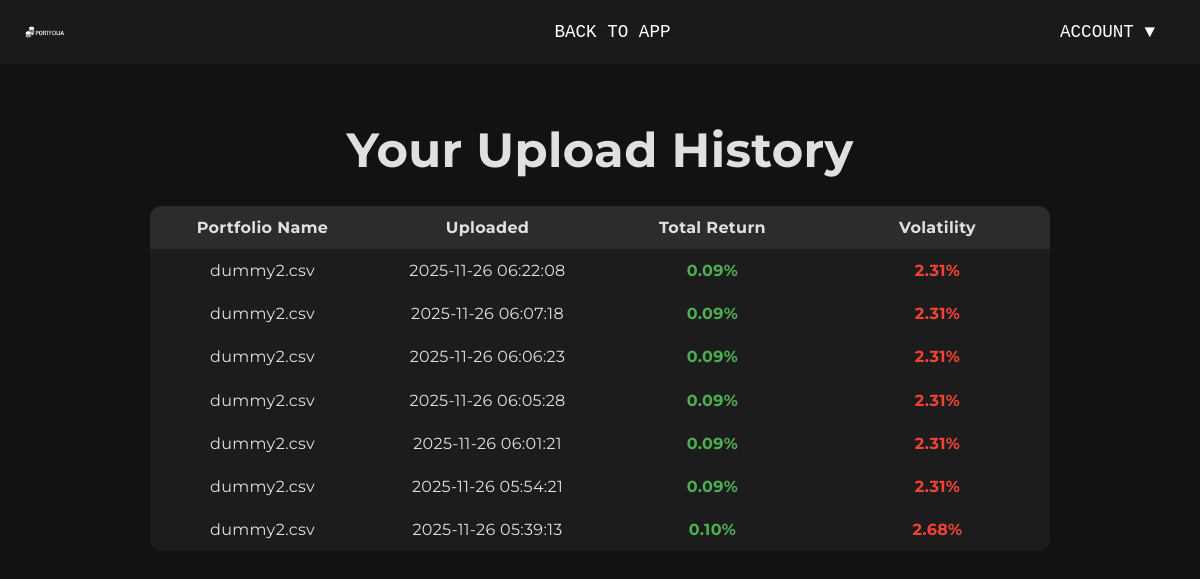
The app's page /history (signed in), older data.
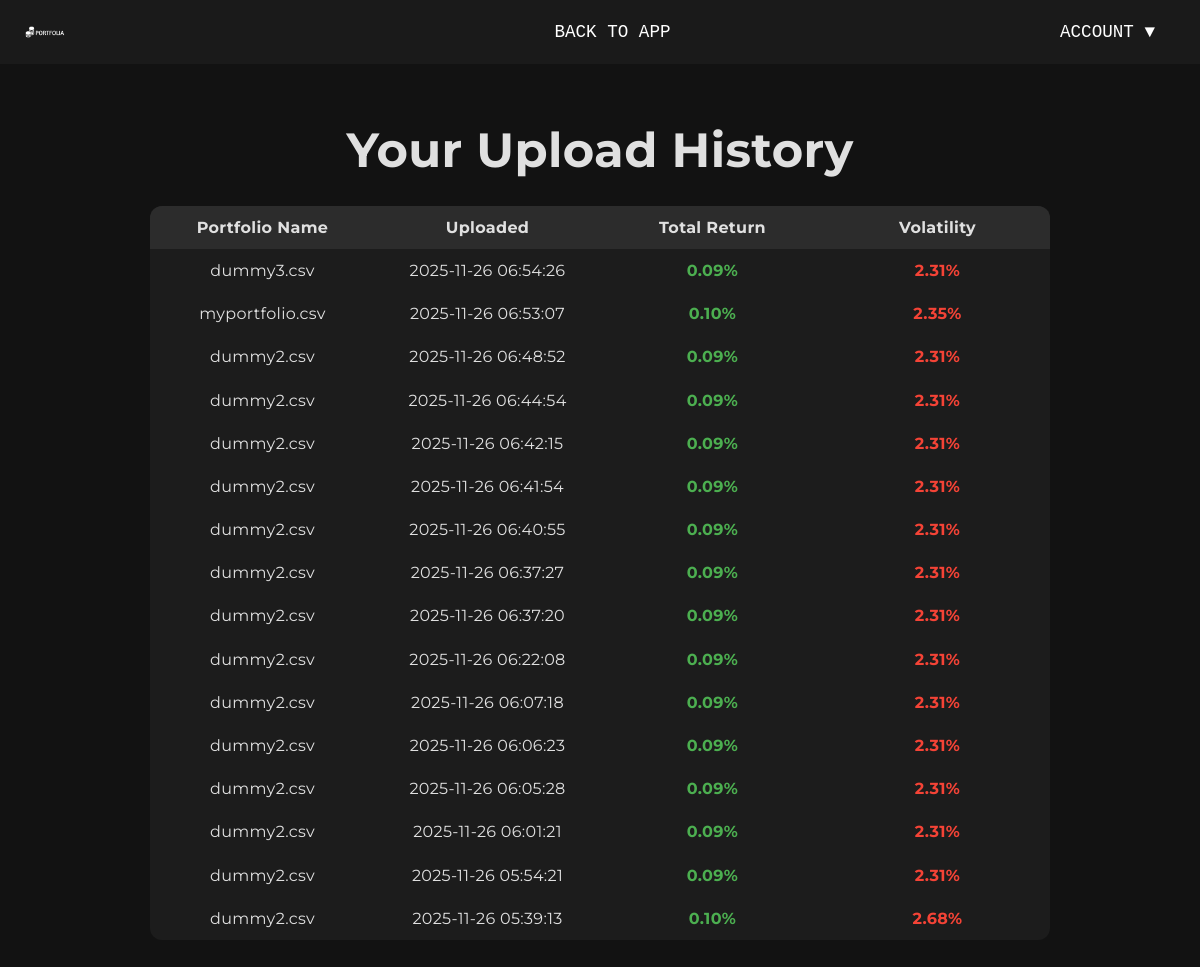
The same page, newer data.
### tables this page shows
CREATE TABLE history (
            id INTEGER PRIMARY KEY AUTOINCREMENT,
            user_id INTEGER,
            filename TEXT,
            total_return REAL,
            volatility REAL,
            upload_time TIMESTAMP DEFAULT CURRENT_TIMESTAMP,
            FOREIGN KEY(user_id) REFERENCES users(id)
        );

### web/app.py (the view)
@app.route('/history')
def history():
    if 'user_id' not in session:
        return redirect(url_for('login_page'))
    conn = sqlite3.connect(DB_PATH)
    c = conn.cursor()
    c.execute("""
        SELECT filename, total_return, volatility, upload_time
        FROM history
        WHERE user_id=?
        ORDER BY upload_time DESC
    """, (session['user_id'],))
    rows = c.fetchall()
    conn.close()
    return render_template("history.html", history=rows)

### web/templates/history.html (shortened to what this page needs)
<!DOCTYPE html>
<html lang="en">
<head>
    <link rel="stylesheet" href="{{ url_for('static', filename='style.css') }}">
</head>
<body>
    <nav class="top-nav">
        <img src="{{ url_for('static', filename='logo.png') }}" class="nav-logo" alt="Portfolia Logo">
        <div class="nav-center">
            <a href="/" style="color: white; text-decoration: none;"><button class="nav-btn">BACK TO APP</button></a>
        </div>
        <div class="account-menu">
            <button id="accountBtn" class="nav-btn">ACCOUNT ▼</button>
        </div>
    </nav>
    <div class="container">
        <h1>Your Upload History</h1>
        {% if history %}
        <table>
            <tr>
                <th>Portfolio Name</th>
                <th>Uploaded</th>
                <th>Total Return</th>
                <th>Volatility</th>
            </tr>
            {% for h in history %}
            <tr>
                <td>{{ h[0] }}</td>
                <td>{{ h[3] }}</td>
                <td class="{{ 'positive' if h[1] >= 0 else 'negative' }}">{{ "%.2f"|format(h[1]) }}%</td>
                <td class="{{ 'negative' if h[2] >= 0 else 'positive' }}">{{ "%.2f"|format(h[2]) }}%</td>
            </tr>
            {% endfor %}
        </table>
        {% else %}
        <p style="text-align: center; color: #888; margin-top: 40px;">No upload history yet. Start by uploading your first portfolio!</p>
        {% endif %}
    </div>
</body>
</html>

### web/static/style.css (style rules this page uses)
body { font-family: 'Montserrat', sans-serif; background-color: #121212; color: #e0e0e0; margin: 0; display: flex; flex-direction: column; min-height: 100vh; transition: background-color 0.5s ease; letter-spacing: 0.02em; line-height: 1.45; }
.container { max-width: 900px; width: 100%; margin: 0 auto; text-align: center; padding: 20px; transition: all 0.5s ease; }
h1 { font-size: 3rem; margin-bottom: 20px; }
.top-nav { display: flex; justify-content: space-between; background-color: #1a1a1a; padding: 10px 25px; font-size: 1.1rem; border-bottom: none; align-items: center; }
.nav-logo { width: 40px; height: auto; }
.nav-center { display: flex; gap: 30px; margin-left: 120px; }
.nav-btn { color: #fff; background: none; border: none; font-family: 'Roboto Mono', monospace; font-size: 1.1rem; margin: 0; padding: 12px 20px; cursor: pointer; transition: background-color 0.3s, color 0.3s, transform 0.2s; }
button { font-family: 'Roboto Mono', monospace; font-size: 1rem; cursor: pointer; outline: none; border: none; transition: all 0.3s ease; }
table { border-collapse: collapse; margin: 20px auto; width: 100%; table-layout: fixed; background-color: #1c1c1c; border-radius: 12px; overflow: hidden; transition: all 0.5s ease; }
th, td { border: none; padding: 10px; text-align: center; position: relative; }
th { background-color: #2c2c2c; }
tr:nth-child(even) td { background-color: #1c1c1c; }
.positive { color: #4caf50; font-weight: bold; }
.negative { color: #f44336; font-weight: bold; }
.account-menu { position: relative; }

Row changes from the older to the newer data that the page shows:
added history: filename "dummy3.csv", upload_time "2025-11-26 06:54:26", total_return "0.09", volatility "2.31"
added history: filename "myportfolio.csv", upload_time "2025-11-26 06:53:07", total_return "0.10", volatility "2.35"
added history: filename "dummy2.csv", upload_time "2025-11-26 06:48:52", total_return "0.09", volatility "2.31"
added history: filename "dummy2.csv", upload_time "2025-11-26 06:44:54", total_return "0.09", volatility "2.31"
added history: filename "dummy2.csv", upload_time "2025-11-26 06:42:15", total_return "0.09", volatility "2.31"
added history: filename "dummy2.csv", upload_time "2025-11-26 06:41:54", total_return "0.09", volatility "2.31"
added history: filename "dummy2.csv", upload_time "2025-11-26 06:40:55", total_return "0.09", volatility "2.31"
added history: filename "dummy2.csv", upload_time "2025-11-26 06:37:27", total_return "0.09", volatility "2.31"
added history: filename "dummy2.csv", upload_time "2025-11-26 06:37:20", total_return "0.09", volatility "2.31"
